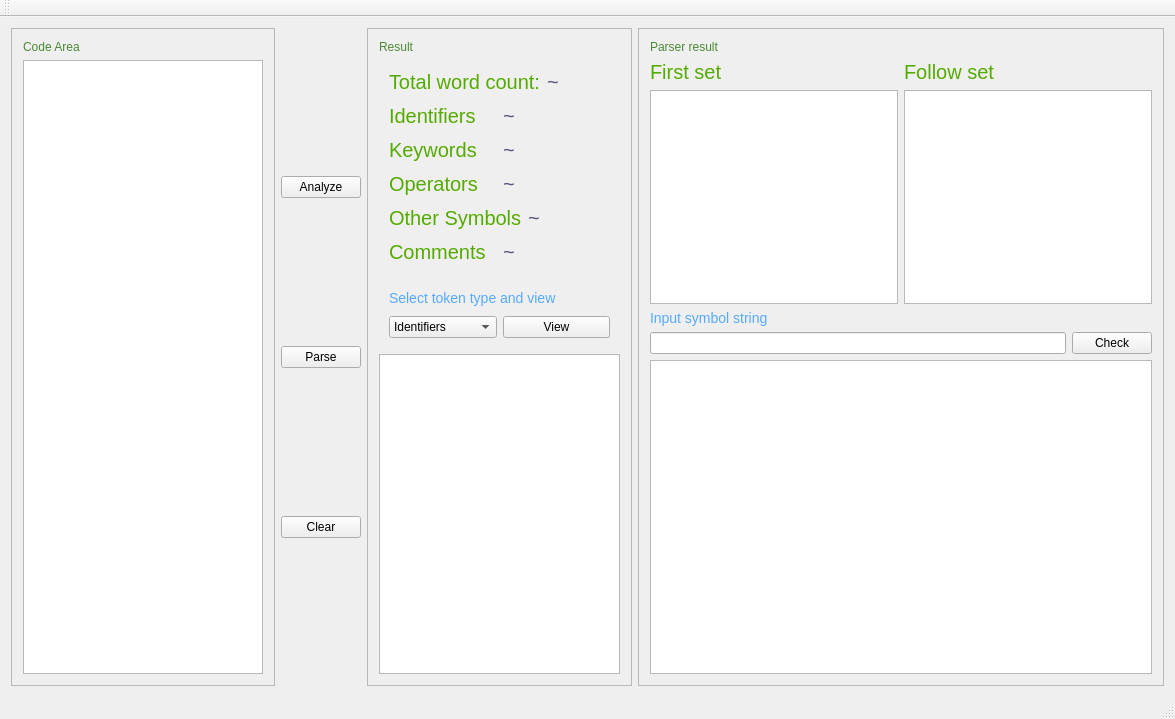
<?xml version="1.0" encoding="UTF-8"?>
<ui version="4.0">
 <class>MainWindow</class>
 <widget class="QMainWindow" name="MainWindow">
  <property name="geometry">
   <rect>
    <x>0</x>
    <y>0</y>
    <width>1175</width>
    <height>719</height>
   </rect>
  </property>
  <property name="windowTitle">
   <string>Project462</string>
  </property>
  <widget class="QWidget" name="centralWidget">
   <layout class="QGridLayout" name="gridLayout">
    <item row="0" column="2">
     <widget class="QFrame" name="frame_2">
      <property name="frameShape">
       <enum>QFrame::StyledPanel</enum>
      </property>
      <property name="frameShadow">
       <enum>QFrame::Raised</enum>
      </property>
      <layout class="QVBoxLayout" name="verticalLayout_3">
       <item>
        <widget class="QLabel" name="label_2">
         <property name="styleSheet">
          <string notr="true">color: rgb(75, 137, 52);
font: 20pt &quot;Cantarell&quot;;
</string>
         </property>
         <property name="text">
          <string>Result</string>
         </property>
        </widget>
       </item>
       <item>
        <layout class="QVBoxLayout" name="verticalLayout_4">
         <property name="spacing">
          <number>10</number>
         </property>
         <property name="leftMargin">
          <number>10</number>
         </property>
         <property name="topMargin">
          <number>10</number>
         </property>
         <property name="rightMargin">
          <number>10</number>
         </property>
         <property name="bottomMargin">
          <number>10</number>
         </property>
         <item>
          <layout class="QHBoxLayout" name="horizontalLayout">
           <item>
            <widget class="QLabel" name="label_3">
             <property name="styleSheet">
              <string notr="true">color:rgb(85, 170, 0);
font:20px;</string>
             </property>
             <property name="text">
              <string>Total word count:</string>
             </property>
            </widget>
           </item>
           <item>
            <widget class="QLabel" name="totalWordCountlbl">
             <property name="styleSheet">
              <string notr="true">color:rgb(85, 85, 127);
font:20px;</string>
             </property>
             <property name="text">
              <string>~</string>
             </property>
            </widget>
           </item>
          </layout>
         </item>
         <item>
          <layout class="QHBoxLayout" name="horizontalLayout_2">
           <item>
            <widget class="QLabel" name="lbl4">
             <property name="styleSheet">
              <string notr="true">color:rgb(85, 170, 0);
font:20px;</string>
             </property>
             <property name="text">
              <string>Identifiers</string>
             </property>
            </widget>
           </item>
           <item>
            <widget class="QLabel" name="idenLbl">
             <property name="styleSheet">
              <string notr="true">color:rgb(85, 85, 127);
font:20px;</string>
             </property>
             <property name="text">
              <string>~</string>
             </property>
            </widget>
           </item>
          </layout>
         </item>
         <item>
          <layout class="QHBoxLayout" name="horizontalLayout_4">
           <item>
            <widget class="QLabel" name="label_8">
             <property name="styleSheet">
              <string notr="true">color:rgb(85, 170, 0);
font:20px;</string>
             </property>
             <property name="text">
              <string>Keywords</string>
             </property>
            </widget>
           </item>
           <item>
            <widget class="QLabel" name="keywordLbl">
             <property name="styleSheet">
              <string notr="true">color:rgb(85, 85, 127);
font:20px;</string>
             </property>
             <property name="text">
              <string>~</string>
             </property>
            </widget>
           </item>
          </layout>
         </item>
         <item>
          <layout class="QHBoxLayout" name="horizontalLayout_3">
           <item>
            <widget class="QLabel" name="label_5">
             <property name="styleSheet">
              <string notr="true">color:rgb(85, 170, 0);
font:20px;</string>
             </property>
             <property name="text">
              <string>Operators</string>
             </property>
            </widget>
           </item>
           <item>
            <widget class="QLabel" name="operLbl">
             <property name="styleSheet">
              <string notr="true">color:rgb(85, 85, 127);
font:20px;</string>
             </property>
             <property name="text">
              <string>~</string>
             </property>
            </widget>
           </item>
          </layout>
         </item>
         <item>
          <layout class="QHBoxLayout" name="horizontalLayout_5">
           <item>
            <widget class="QLabel" name="label_7">
             <property name="styleSheet">
              <string notr="true">color:rgb(85, 170, 0);
font:20px;</string>
             </property>
             <property name="text">
              <string>Other Symbols</string>
             </property>
            </widget>
           </item>
           <item>
            <widget class="QLabel" name="otherLbl">
             <property name="styleSheet">
              <string notr="true">color:rgb(85, 85, 127);
font:20px;</string>
             </property>
             <property name="text">
              <string>~</string>
             </property>
            </widget>
           </item>
          </layout>
         </item>
         <item>
          <layout class="QHBoxLayout" name="horizontalLayout_7">
           <item>
            <widget class="QLabel" name="label_9">
             <property name="styleSheet">
              <string notr="true">color:rgb(85, 170, 0);
font:20px;</string>
             </property>
             <property name="text">
              <string>Comments</string>
             </property>
            </widget>
           </item>
           <item>
            <widget class="QLabel" name="commLbl">
             <property name="styleSheet">
              <string notr="true">color:rgb(85, 85, 127);
font:20px;</string>
             </property>
             <property name="text">
              <string>~</string>
             </property>
            </widget>
           </item>
          </layout>
         </item>
        </layout>
       </item>
       <item>
        <layout class="QVBoxLayout" name="verticalLayout_5">
         <property name="spacing">
          <number>10</number>
         </property>
         <property name="leftMargin">
          <number>10</number>
         </property>
         <property name="topMargin">
          <number>10</number>
         </property>
         <property name="rightMargin">
          <number>10</number>
         </property>
         <property name="bottomMargin">
          <number>10</number>
         </property>
         <item>
          <widget class="QLabel" name="label_6">
           <property name="styleSheet">
            <string notr="true">color:rgb(85, 170, 255);
font:14px;
</string>
           </property>
           <property name="text">
            <string>Select token type and view</string>
           </property>
          </widget>
         </item>
         <item>
          <layout class="QHBoxLayout" name="horizontalLayout_6">
           <item>
            <widget class="QComboBox" name="comboBox">
             <item>
              <property name="text">
               <string>Identifiers</string>
              </property>
             </item>
             <item>
              <property name="text">
               <string>Keywords</string>
              </property>
             </item>
             <item>
              <property name="text">
               <string>Operators</string>
              </property>
             </item>
             <item>
              <property name="text">
               <string>Comments</string>
              </property>
             </item>
            </widget>
           </item>
           <item>
            <widget class="QPushButton" name="viewButton">
             <property name="text">
              <string>View</string>
             </property>
            </widget>
           </item>
          </layout>
         </item>
        </layout>
       </item>
       <item>
        <widget class="QTableView" name="tableView"/>
       </item>
      </layout>
     </widget>
    </item>
    <item row="0" column="0">
     <widget class="QFrame" name="frame">
      <property name="frameShape">
       <enum>QFrame::StyledPanel</enum>
      </property>
      <property name="frameShadow">
       <enum>QFrame::Raised</enum>
      </property>
      <layout class="QVBoxLayout" name="verticalLayout_2">
       <item>
        <widget class="QLabel" name="label">
         <property name="styleSheet">
          <string notr="true">color: rgb(75, 137, 52);
font: 20pt &quot;Cantarell&quot;;
</string>
         </property>
         <property name="text">
          <string>Code Area</string>
         </property>
        </widget>
       </item>
       <item>
        <widget class="CodeEditor" name="plainTextEdit"/>
       </item>
      </layout>
     </widget>
    </item>
    <item row="0" column="1">
     <layout class="QVBoxLayout" name="verticalLayout">
      <property name="spacing">
       <number>0</number>
      </property>
      <item>
       <widget class="QPushButton" name="pushButton_2">
        <property name="text">
         <string>Analyze</string>
        </property>
       </widget>
      </item>
      <item>
       <widget class="QPushButton" name="parseButton">
        <property name="text">
         <string>Parse</string>
        </property>
       </widget>
      </item>
      <item>
       <widget class="QPushButton" name="pushButton_3">
        <property name="text">
         <string>Clear</string>
        </property>
       </widget>
      </item>
     </layout>
    </item>
    <item row="0" column="3">
     <widget class="QFrame" name="parserFrame">
      <property name="frameShape">
       <enum>QFrame::StyledPanel</enum>
      </property>
      <property name="frameShadow">
       <enum>QFrame::Raised</enum>
      </property>
      <layout class="QVBoxLayout" name="verticalLayout_6">
       <item>
        <layout class="QVBoxLayout" name="parserFrameLayout">
         <item>
          <widget class="QLabel" name="label_4">
           <property name="styleSheet">
            <string notr="true">color: rgb(75, 137, 52);
font: 20pt &quot;Cantarell&quot;;</string>
           </property>
           <property name="text">
            <string>Parser result</string>
           </property>
          </widget>
         </item>
         <item>
          <layout class="QHBoxLayout" name="horizontalLayout_8">
           <item>
            <layout class="QVBoxLayout" name="verticalLayout_7">
             <item>
              <widget class="QLabel" name="label_10">
               <property name="styleSheet">
                <string notr="true">color:rgb(85, 170, 0);
font:20px;</string>
               </property>
               <property name="text">
                <string>First set</string>
               </property>
              </widget>
             </item>
             <item>
              <widget class="QTableView" name="firstSetTable"/>
             </item>
            </layout>
           </item>
           <item>
            <layout class="QVBoxLayout" name="verticalLayout_8">
             <item>
              <widget class="QLabel" name="label_11">
               <property name="styleSheet">
                <string notr="true">color:rgb(85, 170, 0);
font:20px;</string>
               </property>
               <property name="text">
                <string>Follow set</string>
               </property>
              </widget>
             </item>
             <item>
              <widget class="QTableView" name="followSetTable"/>
             </item>
            </layout>
           </item>
          </layout>
         </item>
         <item>
          <widget class="QLabel" name="label_12">
           <property name="styleSheet">
            <string notr="true">color:rgb(85, 170, 255);
font:14px;</string>
           </property>
           <property name="text">
            <string>Input symbol string</string>
           </property>
          </widget>
         </item>
         <item>
          <layout class="QHBoxLayout" name="horizontalLayout_9">
           <item>
            <widget class="QLineEdit" name="symbolString"/>
           </item>
           <item>
            <widget class="QPushButton" name="pushButton">
             <property name="text">
              <string>Check</string>
             </property>
            </widget>
           </item>
          </layout>
         </item>
        </layout>
       </item>
       <item>
        <widget class="QTableView" name="parserResultTable"/>
       </item>
      </layout>
     </widget>
    </item>
   </layout>
  </widget>
  <widget class="QStatusBar" name="statusBar"/>
  <widget class="QToolBar" name="mainToolBar">
   <attribute name="toolBarArea">
    <enum>TopToolBarArea</enum>
   </attribute>
   <attribute name="toolBarBreak">
    <bool>false</bool>
   </attribute>
  </widget>
 </widget>
 <layoutdefault spacing="6" margin="11"/>
 <customwidgets>
  <customwidget>
   <class>CodeEditor</class>
   <extends>QPlainTextEdit</extends>
   <header location="global">codeeditor.h</header>
  </customwidget>
 </customwidgets>
 <resources/>
 <connections/>
</ui>
